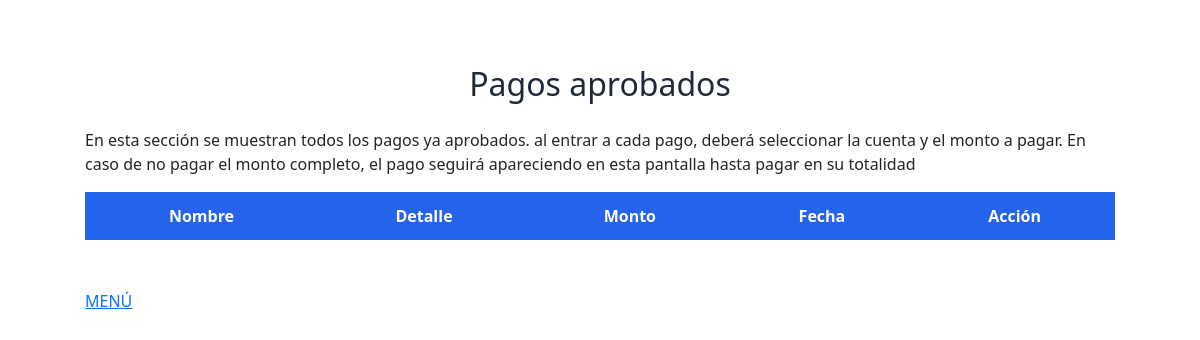
The page /pagosAprobados/ (signed in) on the database as committed earlier.
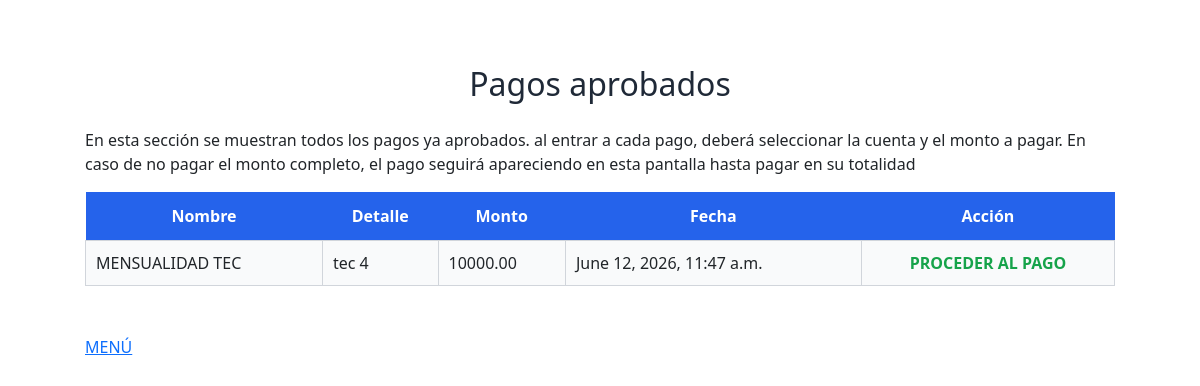
The same page on the database as committed later.
### core/models.py (models this page shows, shortened)
class Pagos(models.Model):
    pago_id = models.BigAutoField(primary_key=True)
    gasto_id = models.ForeignKey(Gastos,on_delete=models.PROTECT)
    banco_id = models.ForeignKey(Banco, on_delete=models.PROTECT,default='1',null=True)
    nombre_pago = models.CharField(max_length=100)
    detalle_pago = models.TextField()
    monto_pago = models.DecimalField(max_digits=12,decimal_places=2)
    creado_por = models.ForeignKey(User,on_delete=models.PROTECT)
    fecha_creacion = models.DateTimeField(auto_now_add=True)
    estatus = models.CharField(max_length=12,choices=ESTATUS_GASTO,default="PENDING")

### core/views.py (the view)
# urls.py: path("pagosAprobados/",views.pagosAprobados),
@login_required
def pagosAprobados(request):
    aprobados = Pagos.objects.filter(estatus="APPROVED")
    return render(request, "pagosAprobados.html",{"Aprobados":aprobados})

### core/templates/pagosAprobados.html (shortened to what this page needs)
{% extends 'base.html' %}
{% load static %}
{% block content %}
<div class="pago-formulario">
    <h2>Pagos aprobados</h2>
    <p>
        En esta sección se muestran todos los pagos ya aprobados.
        al entrar a cada pago, deberá seleccionar la cuenta y el monto a pagar.
        En caso de no pagar el monto completo, el pago seguirá apareciendo en esta pantalla hasta pagar en su totalidad
    </p>
    <table>
        <tr>
            <th>Nombre</th>
            <th>Detalle</th>
            <th>Monto</th>
            <th>Fecha</th>
            <th>Acción</th>
        </tr>
        {% for pago in Aprobados %}
        <tr>
            <td>{{ pago.nombre_pago }}</td>
            <td>{{ pago.detalle_pago }}</td>
            <td>{{ pago.monto_pago }}</td>
            <td>{{ pago.fecha_creacion }}</td>
            <td style="text-align:center;">
                <a class="aprobar" href="/detallePagos/{{ pago.gasto_id.gasto_id }}">
                    PROCEDER AL PAGO
                </a>
            </td>
        </tr>
        {% endfor %}
    </table>
    <br>
    <a href="/menu">
        MENÚ
    </a>
</div>
{% endblock %}

Rows that differ between the two databases and show on the page:
now on this page (row edited): Pagos: nombre_pago "MENSUALIDAD TEC", detalle_pago "tec 4", monto_pago "10000.00", fecha_creacion "June 12, 2026, 11:47 a.m."
